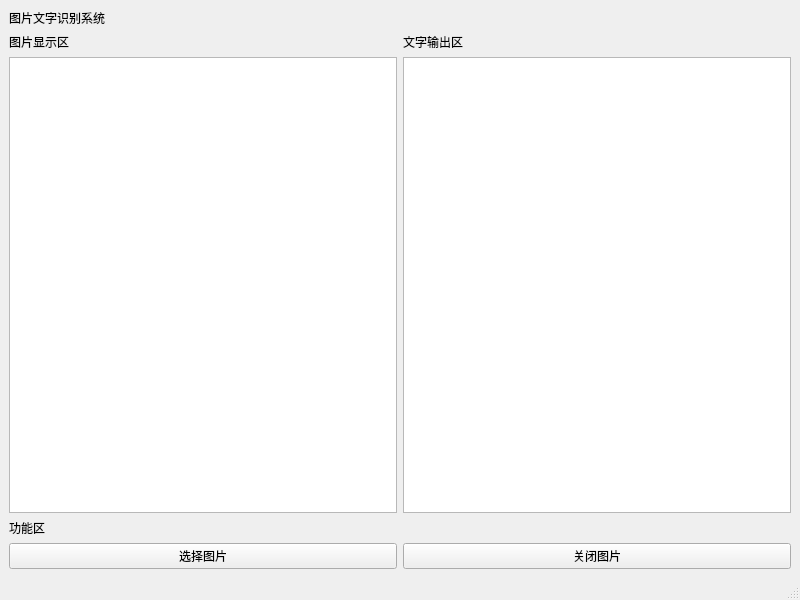
<?xml version="1.0" encoding="UTF-8"?>
<ui version="4.0">
 <class>MainWindow</class>
 <widget class="QMainWindow" name="MainWindow">
  <property name="geometry">
   <rect>
    <x>0</x>
    <y>0</y>
    <width>800</width>
    <height>600</height>
   </rect>
  </property>
  <property name="windowTitle">
   <string>MainWindow</string>
  </property>
  <widget class="QWidget" name="centralwidget">
   <layout class="QGridLayout" name="gridLayout_4">
    <item row="0" column="0">
     <widget class="QLabel" name="label_4">
      <property name="text">
       <string>图片文字识别系统</string>
      </property>
     </widget>
    </item>
    <item row="1" column="0">
     <layout class="QHBoxLayout" name="horizontalLayout">
      <item>
       <layout class="QGridLayout" name="gridLayout">
        <item row="0" column="0">
         <widget class="QLabel" name="label">
          <property name="text">
           <string>图片显示区</string>
          </property>
         </widget>
        </item>
        <item row="1" column="0">
         <widget class="QGraphicsView" name="button_open_file"/>
        </item>
       </layout>
      </item>
      <item>
       <layout class="QGridLayout" name="gridLayout_2">
        <item row="0" column="0">
         <widget class="QLabel" name="label_2">
          <property name="text">
           <string>文字输出区</string>
          </property>
         </widget>
        </item>
        <item row="1" column="0">
         <widget class="QTextBrowser" name="textBrowser"/>
        </item>
       </layout>
      </item>
     </layout>
    </item>
    <item row="2" column="0">
     <layout class="QGridLayout" name="gridLayout_3">
      <item row="0" column="0">
       <widget class="QLabel" name="label_3">
        <property name="text">
         <string>功能区</string>
        </property>
       </widget>
      </item>
      <item row="1" column="0">
       <widget class="QPushButton" name="pushButton">
        <property name="text">
         <string>选择图片</string>
        </property>
       </widget>
      </item>
      <item row="1" column="1">
       <widget class="QPushButton" name="button_close">
        <property name="text">
         <string>关闭图片</string>
        </property>
       </widget>
      </item>
     </layout>
    </item>
   </layout>
  </widget>
  <widget class="QMenuBar" name="menubar">
   <property name="geometry">
    <rect>
     <x>0</x>
     <y>0</y>
     <width>800</width>
     <height>26</height>
    </rect>
   </property>
  </widget>
  <widget class="QStatusBar" name="statusbar"/>
 </widget>
 <resources/>
 <connections/>
</ui>
